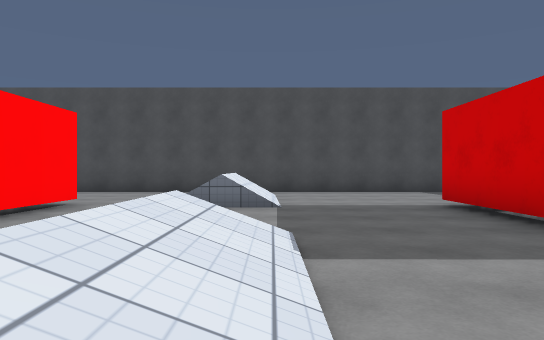
View 1 (above)

13 first-person views from a walk through a Unity game level. The camera is 1.2 m above the floor, looks level and sees 70° across. The floor is counted in squares, 2 m on a side. Each view is taken from the middle of a square. On the plan, view 1 faces up. The plan holds only what a view shows up to about 11 squares ahead; the rest is blank. The place goes on beyond the plan. The player character is not drawn. Surface patterns are stand-ins for the level's own textures.

View 2
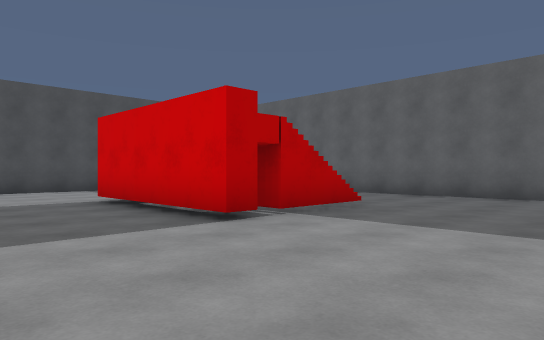

View 3
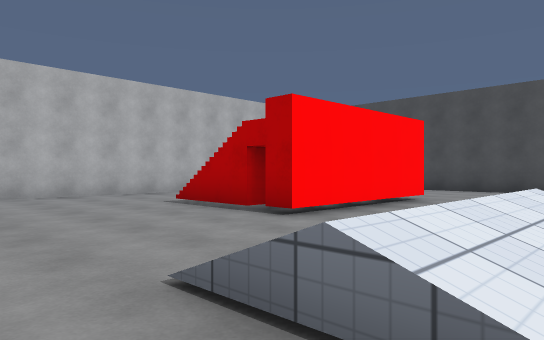

View 4
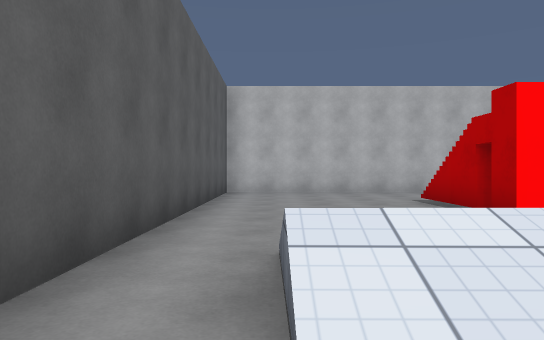

View 5
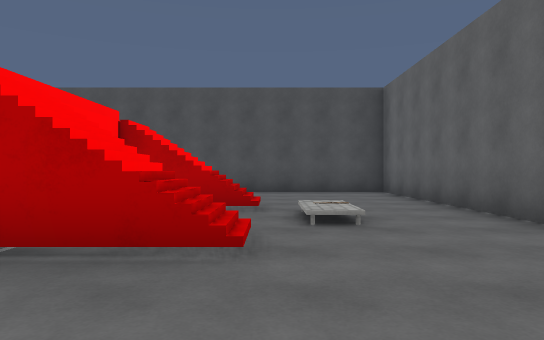

View 6
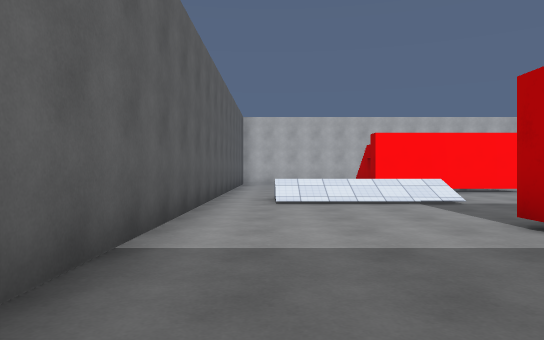

View 7
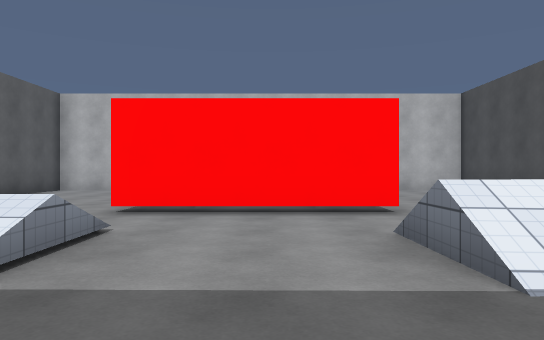

View 8
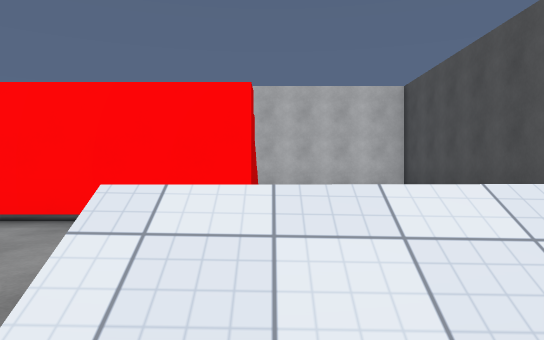

View 9
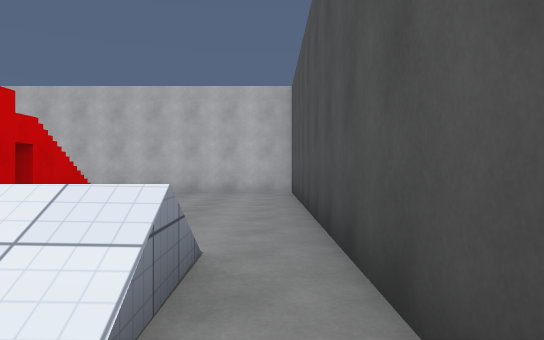

View 10
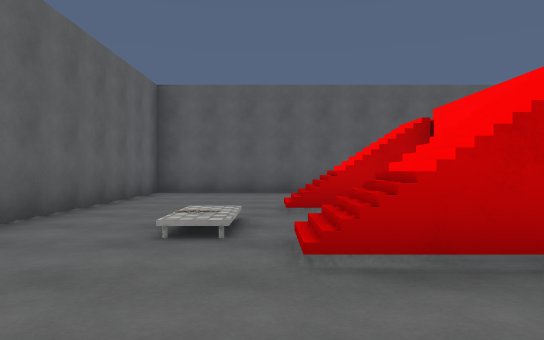

View 11
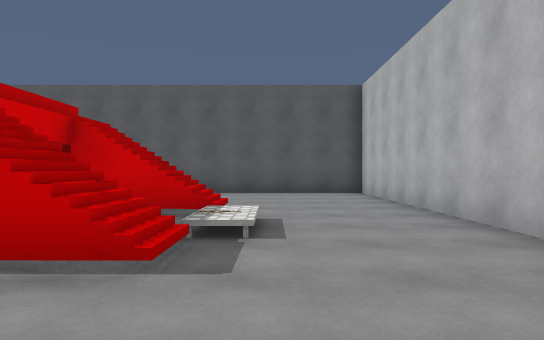

View 12
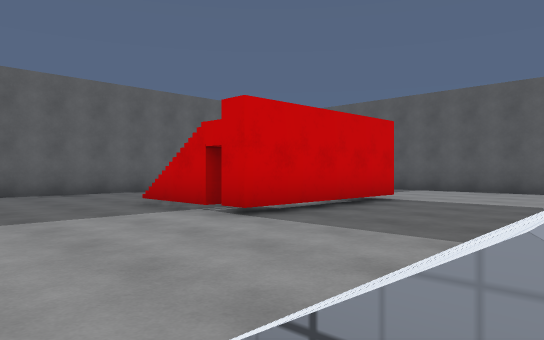

View 13
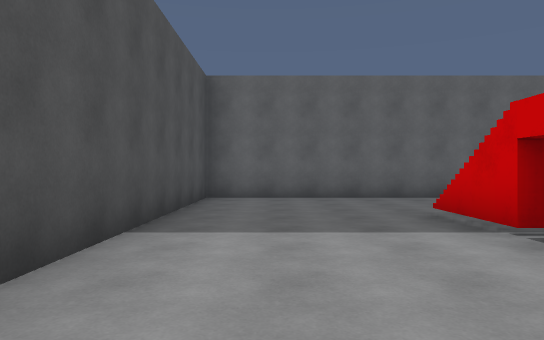

### Floor plan
Key: @ floor where view 1 was taken; # wall or solid block; . main floor; : floor 3.25 m higher than the main floor; / step, stairs or slope; = window, fence, low wall or low ledge.
Columns run from 10 left of view 1 to 9 right of it. Each row starts with its distance up from view 1.
 11 ####################
 10 #..................#
  9 #........//........#
  8 #....... //........#
  7 #..././. //........#
  6 #...//#..//..=///..#
  5 #..//.#......:.../.#
  4 #..///#......#.../.#
  3 #...//#.///..=///..#
  2 #.......///........#
  1 #.......///........#
  0 #......./=@........#
 -1 #..................#
 -2 ####################

Where each view was taken, in squares from view 1:
view 1: 0 up, 0 right, facing up
view 2: 1 down, 0 right, facing up-right
view 3: 1 down, 0 right, facing up-left
view 4: 0 up, 1 right, facing left
view 5: 0 up, 6 right, facing up
view 6: 0 up, 7 right, facing left
view 7: 5 up, 2 right, facing left
view 8: 7 up, 1 right, facing left
view 9: 10 up, 1 right, facing left
view 10: 9 up, 6 right, facing down
view 11: 9 up, 7 left, facing down
view 12: 10 up, 1 left, facing down-right
view 13: 9 up, 0 right, facing right
